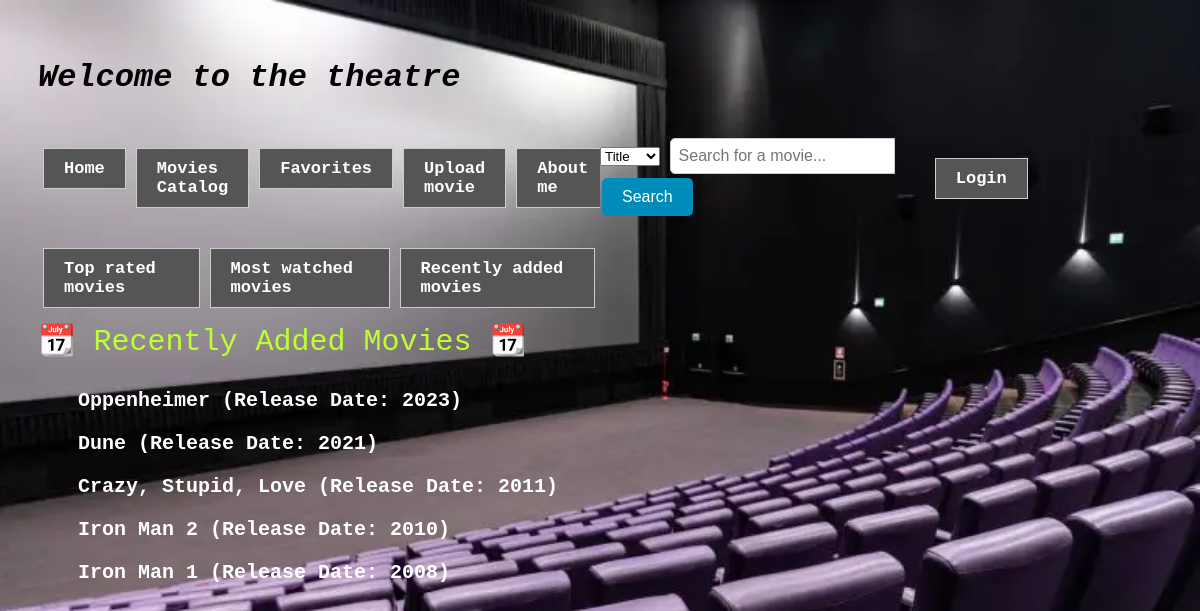
/catalog/recently-added/, run on the app's committed database.
### madb_backend/models.py (models this page shows, shortened)
class moviesCatalog(models.Model):
    title = models.CharField(max_length=200)
    description = models.TextField(max_length=1000, blank=True)
    image = models.ImageField(upload_to="images/movies/")
    genre = models.CharField(choices=GENRE_CHOICES, max_length=7)
    releaseDate = models.IntegerField()
    director = models.CharField(max_length=50, blank=True)
    userRating = models.CharField(choices=USER_RATING, max_length=14, blank=True)
    viewsCount = models.IntegerField(default=0, blank=True)
    trailerLink = models.CharField(default="", max_length=200, blank=True)
    movieSummary = models.TextField(max_length=10000, default="", blank=True)
    movieSynopsis = models.TextField(max_length=20000, default="", blank=True)

### madb_backend/views.py (the view)
# urls.py: path('catalog/recently-added/', views.recently_added_movies, name='recently_added'),
def recently_added_movies(request):
    recently_added = moviesCatalog.objects.order_by('-releaseDate')[:5]
    return render(request, 'stats/recently_added.html', {'movies': recently_added})

### madb_backend/templates/stats/recently_added.html
{% extends 'movie_catalog/pages/base.html' %}
{% block content %}
<br><br><br>
<p style="color: #BEFF33; font-size: 30px; text-align: left">&#128198; Recently Added Movies &#128198;</p>
<ul>
    {% for movie in movies %}
        <p style="color: white; font-size: 20px; text-align: left; font-weight: bold;">{{ movie.title }} (Release Date: {{ movie.releaseDate }})</p>
    {% endfor %}
</ul>
{% endblock %}

### data on the page
moviesCatalog: title "Oppenheimer", releaseDate "2023"
moviesCatalog: title "Dune", releaseDate "2021"
moviesCatalog: title "Crazy, Stupid, Love", releaseDate "2011"
moviesCatalog: title "Iron Man 2", releaseDate "2010"
moviesCatalog: title "Iron Man 1", releaseDate "2008"
